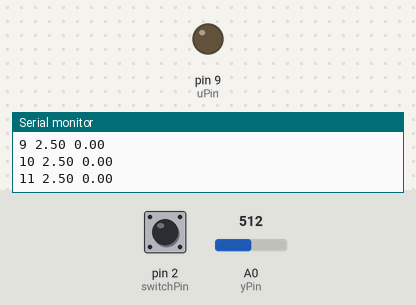
A sketch run on a simulated Arduino Uno, built with avr-gcc and run on an emulated ATmega328P. On the bench: output pins drawn as LEDs (lit = HIGH), the last lines printed to the serial monitor. Inputs (shaded band) come from the test bench; at power-on: A0 (yPin) = 512, pin 2 (switchPin) HIGH.

Above: at 1.2 s.
1.3 s: A0 (yPin) set to 306
At 1.46 s:
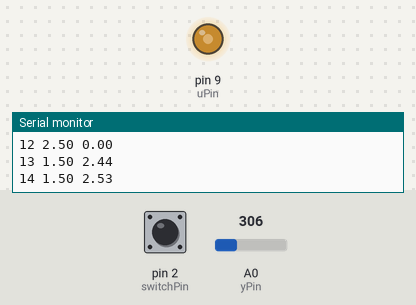
At 2.57 s:
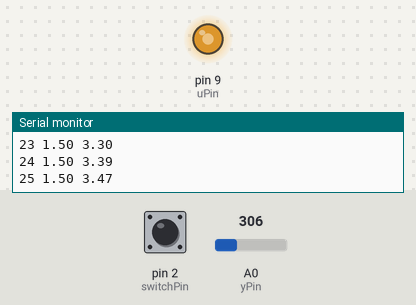
4.3 s: A0 (yPin) set to 716
At 5.6 s:
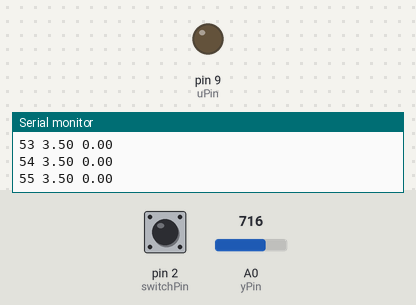
Timing chart, 0 to 7.3 s (numbered marks = the images above; inputs shaded):
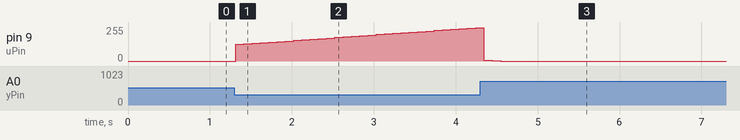

Measured:
- after the input at 1.3 s, pin 9 (uPin): moves from 0/255 to 251/255 over 2.9 s, starting at once
- after the input at 4.3 s, pin 9 (uPin): 251/255 → 7/255 after 0.05 s, → 2/255 0.10 s later, → 0/255 0.10 s later

The sketch:

pi_control.ino
```cpp
// piControl.ino


//PIN SETTINGS
const int yPin = A0; // Analog read pin
const int uPin = 9; // Analog write pin (PWM)
const int switchPin = 2; // input pin for the switch
boolean switchVal = HIGH; // declare initial switch pin state

// Parameter Settings
int time = 0; // initialize time
int uVal = 0; // initialize control input
const float Kp = 2.3492;
const float Ki = 0.8551;
const float ref = 2.5; //2.5V reference input

// Initial Values for internal signals
float y=0;
float u=0;
float u_prev=0;
float e=0;
float e_prev=0;
float T = 0.1;

void setup() {
    pinMode(switchPin, INPUT); //set switch pin to input mode
    digitalWrite(switchPin,HIGH); //initialize to start with pull up voltage
    Serial.begin(9600);
}

void loop() {
    //WAIT FOR SWITCH
    while(switchVal != HIGH) // repeat this loop until switch is turned on
    // (switchVal will go LOW when switch is turned on)
    {
        analogWrite(uPin,0);
        switchVal = digitalRead(switchPin); // read switch state
    }
    // READ CIRCUIT OUTPUT
    int sensorVal = analogRead(yPin);

    // convert to volts
    y=sensorVal*(5.0/1023.0);

    // calculate error
    e=ref-y;

    // calculate input signal (to plant) using backwards difference method
    u = Kp*(e-e_prev) + Ki*e*T + u_prev;

    u_prev = u; // store previous control signal
    e_prev = e; // store previous error

    // check that control signal is in range
    if (u>5) {
        u=5;
    }
    if (u<0){
        u=0;
    }

    // WRITE CIRCUIT INPUT
    uVal=u*(255/5);
    analogWrite(uPin,uVal);

    // print the results to the serial monitor:
    Serial.print(time++);
    Serial.print (" ");
    Serial.print (y);
    Serial.print (" ");
    Serial.println(u);


    // WAIT FOR NEXT SAMPLE
    delay(100); //sample frequency 10Hz
    switchVal = digitalRead(switchPin); // read switch state
}
```
